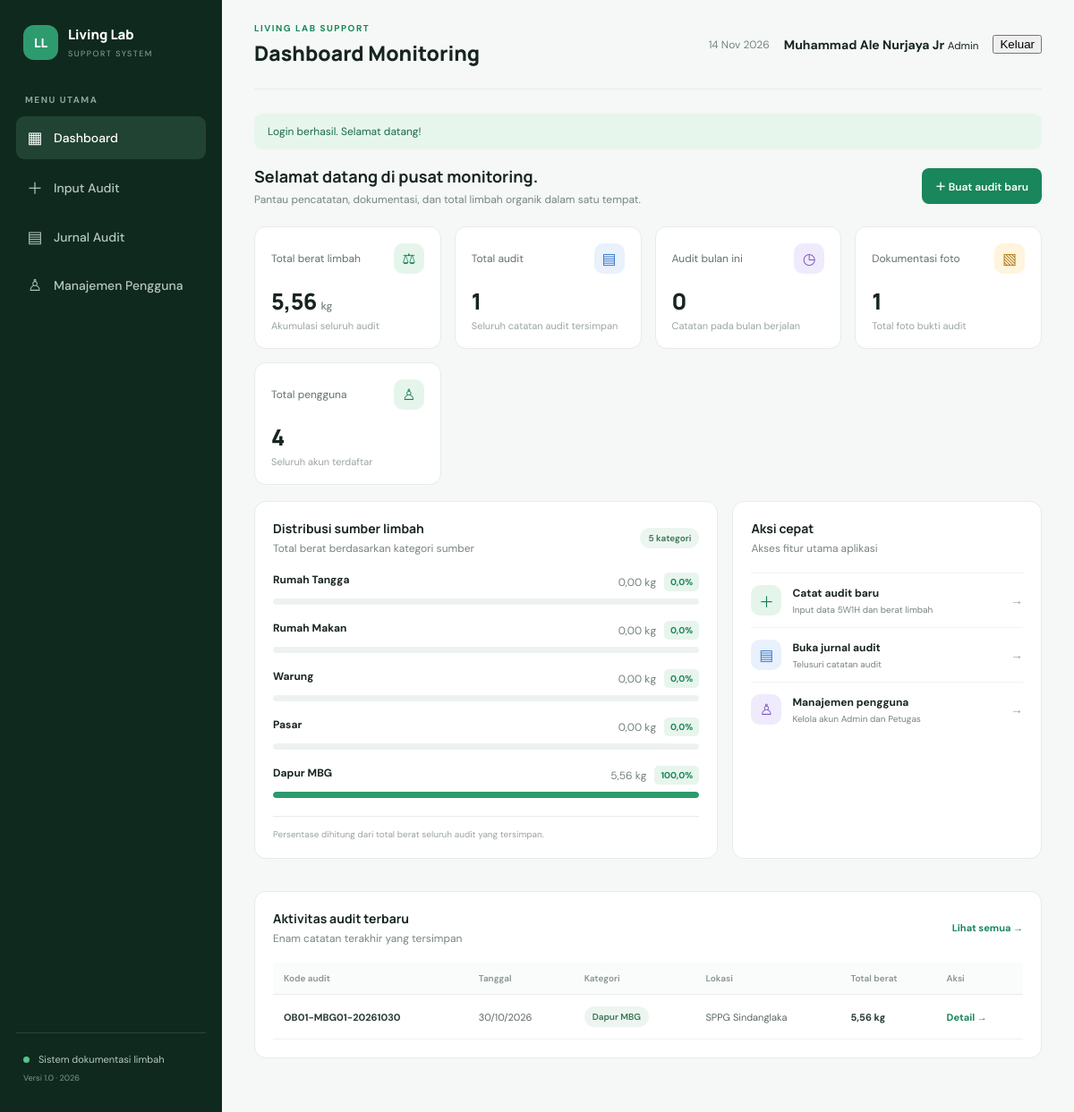
/index.php (signed in), run on the app's committed database.
### tables this page shows
CREATE TABLE `users` (
  `id` int UNSIGNED NOT NULL,
  `full_name` varchar(100) NOT NULL,
  `username` varchar(50) NOT NULL,
  `password` varchar(255) NOT NULL,
  `role` enum('admin','petugas') NOT NULL DEFAULT 'petugas',
  `is_active` tinyint(1) NOT NULL DEFAULT '1',
  `must_change_password` tinyint(1) NOT NULL DEFAULT '0',
  `created_at` timestamp NULL DEFAULT CURRENT_TIMESTAMP,
  `updated_at` timestamp NULL DEFAULT CURRENT_TIMESTAMP ON UPDATE CURRENT_TIMESTAMP
);

CREATE TABLE `audit_logs` (
  `id` bigint UNSIGNED NOT NULL,
  `audit_code` varchar(40) NOT NULL,
  `project_code` varchar(12) NOT NULL,
  `session_code` varchar(12) NOT NULL,
  `audit_date` date NOT NULL,
  `source_category` enum('Rumah Tangga','Rumah Makan','Warung','Pasar','Dapur MBG') NOT NULL,
  `auditor` varchar(120) NOT NULL,
  `location` varchar(180) NOT NULL,
  `what_description` text NOT NULL,
  `why_description` text NOT NULL,
  `how_description` text NOT NULL,
  `notes` text,
  `total_weight` decimal(12,3) NOT NULL DEFAULT '0.000',
  `created_at` timestamp NOT NULL DEFAULT CURRENT_TIMESTAMP,
  `updated_at` timestamp NOT NULL DEFAULT CURRENT_TIMESTAMP ON UPDATE CURRENT_TIMESTAMP
);

### config/config.php (called while the page is built, shortened)
<?php
function app_url(string $path = ''): string {
    return rtrim(BASE_URL, '/') . '/' . ltrim($path, '/');
}
function e(?string $value): string {
    return htmlspecialchars((string)$value, ENT_QUOTES, 'UTF-8');
}

### includes/functions.php (called while the page is built, shortened)
<?php
function source_categories(): array {
    return [
        'Rumah Tangga',
        'Rumah Makan',
        'Warung',
        'Pasar',
        'Dapur MBG'
    ];
}
function get_flash(): ?array {
    $value = $_SESSION['flash'] ?? null;
    return $value;
}
function current_user(): ?array {
    return $_SESSION['user'] ?? null;
}
function require_login(): void {
    $userId = (int) $_SESSION['user']['id'];
    $stmt = $GLOBALS['pdo']->prepare(
        "SELECT
            id,
            full_name,
            username,
            role,
            is_active,
            must_change_password
         FROM users
         WHERE id = ?
         LIMIT 1"
    );
    $stmt->execute([$userId]);
}

### index.php (the view, shortened to what this page needs)
<?php
require_once __DIR__ . '/includes/functions.php';
require_login();
$pageTitle = 'Dashboard Monitoring';
$active = 'dashboard';
$currentUser = current_user();
$isAdmin = $currentUser && $currentUser['role'] === 'admin';
$stats = $pdo->query("
    SELECT
        COUNT(*) AS audit_count,
        COALESCE(SUM(total_weight), 0) AS total_weight,
        SUM(
            CASE
                WHEN audit_date >= DATE_FORMAT(CURDATE(), '%Y-%m-01')
                 AND audit_date < DATE_ADD(
                    LAST_DAY(CURDATE()),
                    INTERVAL 1 DAY
                 )
                THEN 1
                ELSE 0
            END
        ) AS month_count
    FROM audit_logs
")->fetch();
$photoCount = (int) $pdo->query(
    "SELECT COUNT(*) FROM audit_photos"
)->fetchColumn();
$userCount = 0;
if ($isAdmin) {
    $userCount = (int) $pdo->query(
        "SELECT COUNT(*) FROM users"
    )->fetchColumn();
}
$categoryTotals = array_fill_keys(source_categories(), 0.0);
$categoryRows = $pdo->query("
    SELECT
        source_category,
        COALESCE(SUM(total_weight), 0) AS weight
    FROM audit_logs
    GROUP BY source_category
")->fetchAll();
foreach ($categoryRows as $row) {
    $category = (string) $row['source_category'];
    $categoryTotals[$category] = (float) $row['weight'];
}
$grandTotalWeight = (float) $stats['total_weight'];
$recent = $pdo->query("
    SELECT
        id,
        audit_code,
        audit_date,
        source_category,
        location,
        total_weight
    FROM audit_logs
    ORDER BY audit_date DESC, id DESC
    LIMIT 6
")->fetchAll();
require_once __DIR__ . '/includes/header.php';
?>
<section class="welcome-row">
    <div>
        <h2>Selamat datang di pusat monitoring.</h2>
        <p>
            Pantau pencatatan, dokumentasi, dan total limbah organik
            dalam satu tempat.
        </p>
    </div>
    <a class="btn btn-primary"
       href="<?= e(app_url('audit/tambah.php')) ?>">
        ＋ Buat audit baru
    </a>
</section>
<section class="stats-grid">
    <article class="stat-card dashboard-stat-card">
        <div class="stat-top">
            <span>Total berat limbah</span>
            <span class="stat-icon green">⚖</span>
        </div>
        <strong>
            <?= number_format($grandTotalWeight, 2, ',', '.') ?>
            <small>kg</small>
        </strong>
        <p>Akumulasi seluruh audit</p>
    </article>
    <article class="stat-card dashboard-stat-card">
        <div class="stat-top">
            <span>Total audit</span>
            <span class="stat-icon blue">▤</span>
        </div>
        <strong>
            <?= number_format((int) $stats['audit_count']) ?>
        </strong>
        <p>Seluruh catatan audit tersimpan</p>
    </article>
    <article class="stat-card dashboard-stat-card">
        <div class="stat-top">
            <span>Audit bulan ini</span>
            <span class="stat-icon purple">◷</span>
        </div>
        <strong>
            <?= number_format((int) $stats['month_count']) ?>
        </strong>
        <p>Catatan pada bulan berjalan</p>
    </article>
    <article class="stat-card dashboard-stat-card">
        <div class="stat-top">
            <span>Dokumentasi foto</span>
            <span class="stat-icon amber">▧</span>
        </div>
        <strong>
            <?= number_format($photoCount) ?>
        </strong>
        <p>Total foto bukti audit</p>
    </article>
    <?php if ($isAdmin): ?>
        <article class="stat-card dashboard-stat-card">
            <div class="stat-top">
                <span>Total pengguna</span>
                <span class="stat-icon green">♙</span>
            </div>
            <strong>
                <?= number_format($userCount) ?>
            </strong>
            <p>Seluruh akun terdaftar</p>
        </article>
    <?php endif; ?>
</section>
<section class="content-grid">
    <article class="panel category-panel">
        <div class="panel-heading">
            <div>
                <h3>Distribusi sumber limbah</h3>
                <p>Total berat berdasarkan kategori sumber</p>
            </div>
            <span class="pill">
                <?= count($categoryTotals) ?> kategori
            </span>
        </div>
        <?php if ($grandTotalWeight <= 0): ?>
            <div class="empty">
                Belum ada data berat limbah untuk ditampilkan.
            </div>
        <?php else: ?>
            <?php foreach ($categoryTotals as $category => $weight): ?>
                <?php
                $percentage = $grandTotalWeight > 0
                    ? ($weight / $grandTotalWeight) * 100
                    : 0;
                $width = min(100, max(0, $percentage));
                ?>
                <div class="category-item">
                    <div class="category-label">
                        <strong><?= e($category) ?></strong>
                        <span>
                            <?= number_format($weight, 2, ',', '.') ?> kg
                            <em><?= number_format($percentage, 1, ',', '.') ?>%</em>
                        </span>
                    </div>
                    <div class="progress-track">
                        <div
                            class="progress-fill"
                            style="width: <?= e((string) $width) ?>%"
                        ></div>
                    </div>
                </div>
            <?php endforeach; ?>
        <?php endif; ?>
        <div class="category-note">
            Persentase dihitung dari total berat seluruh audit yang tersimpan.
        </div>
    </article>
    <article class="panel quick-panel">
        <div class="panel-heading">
            <div>
                <h3>Aksi cepat</h3>
                <p>Akses fitur utama aplikasi</p>
            </div>
        </div>
        <a class="quick-link"
           href="<?= e(app_url('audit/tambah.php')) ?>">
            <span class="quick-icon green">＋</span>
            <span>
                <b>Catat audit baru</b>
                <small>Input data 5W1H dan berat limbah</small>
            </span>
            <span class="arrow">→</span>
        </a>
        <a class="quick-link"
           href="<?= e(app_url('jurnal/index.php')) ?>">
            <span class="quick-icon blue">▤</span>
            <span>
                <b>Buka jurnal audit</b>
                <small>Telusuri catatan audit</small>
            </span>
            <span class="arrow">→</span>
        </a>
        <?php if ($isAdmin): ?>
            <a class="quick-link"
               href="<?= e(app_url('pengguna/index.php')) ?>">
                <span class="quick-icon purple">♙</span>
                <span>
                    <b>Manajemen pengguna</b>
                    <small>Kelola akun Admin dan Petugas</small>
                </span>
                <span class="arrow">→</span>
            </a>
        <?php endif; ?>
    </article>
</section>
<section class="panel table-panel">
    <div class="panel-heading">
        <div>
            <h3>Aktivitas audit terbaru</h3>
            <p>Enam catatan terakhir yang tersimpan</p>
        </div>
        <a class="text-link"
           href="<?= e(app_url('jurnal/index.php')) ?>">
            Lihat semua →
        </a>
    </div>
    <div class="table-wrap">
        <table>
            <thead>
                <tr>
                    <th>Kode audit</th>
                    <th>Tanggal</th>
                    <th>Kategori</th>
                    <th>Lokasi</th>
                    <th>Total berat</th>
                    <th>Aksi</th>
                </tr>
            </thead>
            <tbody>
                <?php foreach ($recent as $r): ?>
                    <tr>
                        <td>
                            <b><?= e($r['audit_code']) ?></b>
                        </td>
                        <td>
                            <?= date(
                                'd/m/Y',
                                strtotime($r['audit_date'])
                            ) ?>
                        </td>
                        <td>
                            <span class="category-chip">
                                <?= e($r['source_category']) ?>
                            </span>
                        </td>
                        <td><?= e($r['location']) ?></td>
                        <td>
                            <b>
                                <?= number_format(
                                    (float) $r['total_weight'],
                                    2,
                                    ',',
                                    '.'
                                ) ?> kg
                            </b>
                        </td>
                        <td>
                            <a class="row-link"
                               href="<?= e(app_url(
                                   'audit/detail.php?id=' . (int) $r['id']
                               )) ?>">
                                Detail →
                            </a>
                        </td>
                    </tr>
                <?php endforeach; ?>
            </tbody>
        </table>
    </div>
</section>
<?php require_once __DIR__ . '/includes/footer.php'; ?>

### includes/header.php (shortened to what this page needs)
<?php
$pageTitle = $pageTitle ?? 'Dashboard';
$active = $active ?? '';
$flashMessage = get_flash();
$currentUser = current_user();
$isAdmin = $currentUser && $currentUser['role'] === 'admin';
?>
<!doctype html>
<html lang="id">
<head>
<link rel="stylesheet" href="<?= e(app_url('assets/css/style.css')) ?>">
</head>
<body>
<div class="app-shell">
<aside class="sidebar">
  <a class="brand" href="<?= e(app_url('index.php')) ?>">
    <span class="brand-mark">LL</span>
    <span><strong>Living Lab</strong><small>SUPPORT SYSTEM</small></span>
  </a>
  <div class="nav-label">MENU UTAMA</div>
  <nav>
    <a class="<?= $active === 'dashboard' ? 'active' : '' ?>" href="<?= e(app_url('index.php')) ?>"><span>▦</span> Dashboard</a>
    <a class="<?= $active === 'new' ? 'active' : '' ?>" href="<?= e(app_url('audit/tambah.php')) ?>"><span>＋</span> Input Audit</a>
    <a class="<?= $active === 'journal' ? 'active' : '' ?>" href="<?= e(app_url('jurnal/index.php')) ?>"><span>▤</span> Jurnal Audit</a>
    <?php if ($isAdmin): ?>
    <a class="<?= $active === 'users' ? 'active' : '' ?>" href="<?= e(app_url('pengguna/index.php')) ?>"><span>♙</span> Manajemen Pengguna</a>
    <?php endif; ?>
  </nav>
  <div class="sidebar-bottom">
    <span class="status-dot"></span> Sistem dokumentasi limbah<br>
    <small>Versi 1.0 · <?= date('Y') ?></small>
  </div>
</aside>
<main class="main-content">
<header class="topbar">
  <div>
    <div class="eyebrow">LIVING LAB SUPPORT</div>
    <h1><?= e($pageTitle) ?></h1>
  </div>
  <div class="topbar-right">
    <span class="today"><?= date('d M Y') ?></span>
    <?php if ($currentUser): ?>
      <div class="user-info">
        <strong><?= e($currentUser['full_name']) ?></strong>
        <small><?= $isAdmin ? 'Admin' : 'Petugas' ?></small>
      </div>
    <?php endif; ?>
    <form method="POST" action="<?= e(app_url('logout.php')) ?>">
      <button type="submit" class="logout-button">Keluar</button>
    </form>
  </div>
</header>
<?php if ($flashMessage): ?>
<div class="alert <?= e($flashMessage['type']) ?>">
  <?= e($flashMessage['message']) ?>
</div>
<?php endif; ?>

### data on the page
users: full_name "Muhammad Ale Nurjaya Jr"
audit_logs: audit_code "OB01-MBG01-20261030", audit_date "30/10/2026", source_category "Dapur MBG", location "SPPG Sindanglaka", total_weight "5,56"

### other printed values
$pageTitle "Dashboard Monitoring"
$flashMessage['message'] "Login berhasil. Selamat datang!"
$grandTotalWeight "5,56"
$stats['audit_count'] "1"
$stats['month_count'] "0"
$photoCount "1"
$userCount "4"
count($categoryTotals) "5"
$category "Rumah Tangga"
$weight "0,00"
$percentage "0,0"
$category "Rumah Makan"
$category "Warung"
$category "Pasar"
$category "Dapur MBG"
